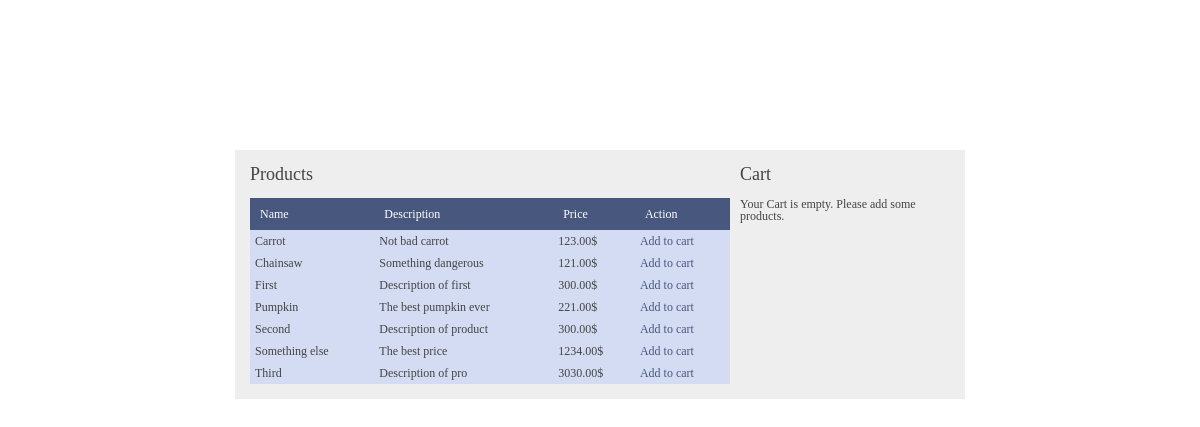
The page / on the database its author committed.
### tables this page shows
CREATE TABLE `products` (
  `id_product` int(11) NOT NULL,
  `name` varchar(100) NOT NULL,
  `description` varchar(255) NOT NULL,
  `price` decimal(10,2) NOT NULL
);

### products.php (the view, shortened to what this page needs)
<h1>Products</h1>
<table>
    <tr>
        <th>Name</th>
        <th>Description</th>
        <th>Price</th>
        <th>Action</th>
    </tr>
    <?php
        $sql="SELECT * FROM products ORDER BY name ASC";
        $query=mysql_query($sql);
        while ($row=mysql_fetch_array($query)) {
    ?>
        <tr>
            <td><?php echo $row['name'] ?></td>
            <td><?php echo $row['description'] ?></td>
            <td><?php echo $row['price'] ?>$</td>
            <td><a href="index.php?page=products&action=add&id=<?php echo $row['id_product'] ?>">Add to cart</a></td>
        </tr>
    <?php
        }
    ?>
</table>

### index.php (shortened to what this page needs)
<?php
    if(isset($_GET['page'])){
        $pages=array("products", "cart");
        if(in_array($_GET['page'], $pages)) {
            $_page=$_GET['page'];
        }else{
            $_page="products";
        }
    }else{
        $_page="products";
    }
?>
<!DOCTYPE html>
<html>
<head>
    <link rel="stylesheet" href="css/reset.css" />
    <link rel="stylesheet" href="css/style.css" />
</head>
<body>
    <div id="container">
        <div id="main">
            <?php require($_page.".php"); ?>
        </div>
        <div id="sidebar">
            <h1>Cart</h1>
<?php
    if(isset($_SESSION['cart'])){
        $sql="SELECT * FROM products WHERE id_product IN (";
        foreach($_SESSION['cart'] as $id => $value) {
            $sql.=$id.",";
        }
        $sql=substr($sql, 0, -1).") ORDER BY name ASC";
        $query=mysql_query($sql);
        while($row=mysql_fetch_array($query)){
        ?>
            <p><?php echo $row['name'] ?> x <?php echo $_SESSION['cart'][$row['id_product']]['quantity'] ?></p>
        <?php
        }
    ?>
        <hr />
        <a href="index.php?page=cart">Go to cart</a>
    <?php
    }else{
        echo "<p>Your Cart is empty. Please add some products.</p>";
    }
?>
        </div>
    </div>
</body>
</html>

### css/style.css (style rules this page uses)
body { font-family: Verdana; font-size: 12px; color: #444; }
a { color: #48577D; text-decoration: none; }
h1, h2 { margin-bottom: 15px }
h1 { font-size: 18px; }
#container { width: 700px; margin: 150px auto; background-color: #eee; padding:15px; overflow: hidden; }
#main { width: 490px; float: left; }
#main table { width: 480px; }
#main table th { padding: 10px; background-color: #48577D; color: #fff; text-align: left; }
#main table td { padding: 5px; }
#main table tr { background-color: #d3dcf2; }
#sidebar { width: 200px; float: left; }

### rows shown on the page
products: name "Carrot", description "Not bad carrot", price "123.00"
products: name "Chainsaw", description "Something dangerous", price "121.00"
products: name "First", description "Description of first", price "300.00"
products: name "Pumpkin", description "The best pumpkin ever", price "221.00"
products: name "Second", description "Description of product", price "300.00"
products: name "Something else", description "The best price", price "1234.00"
products: name "Third", description "Description of pro", price "3030.00"
